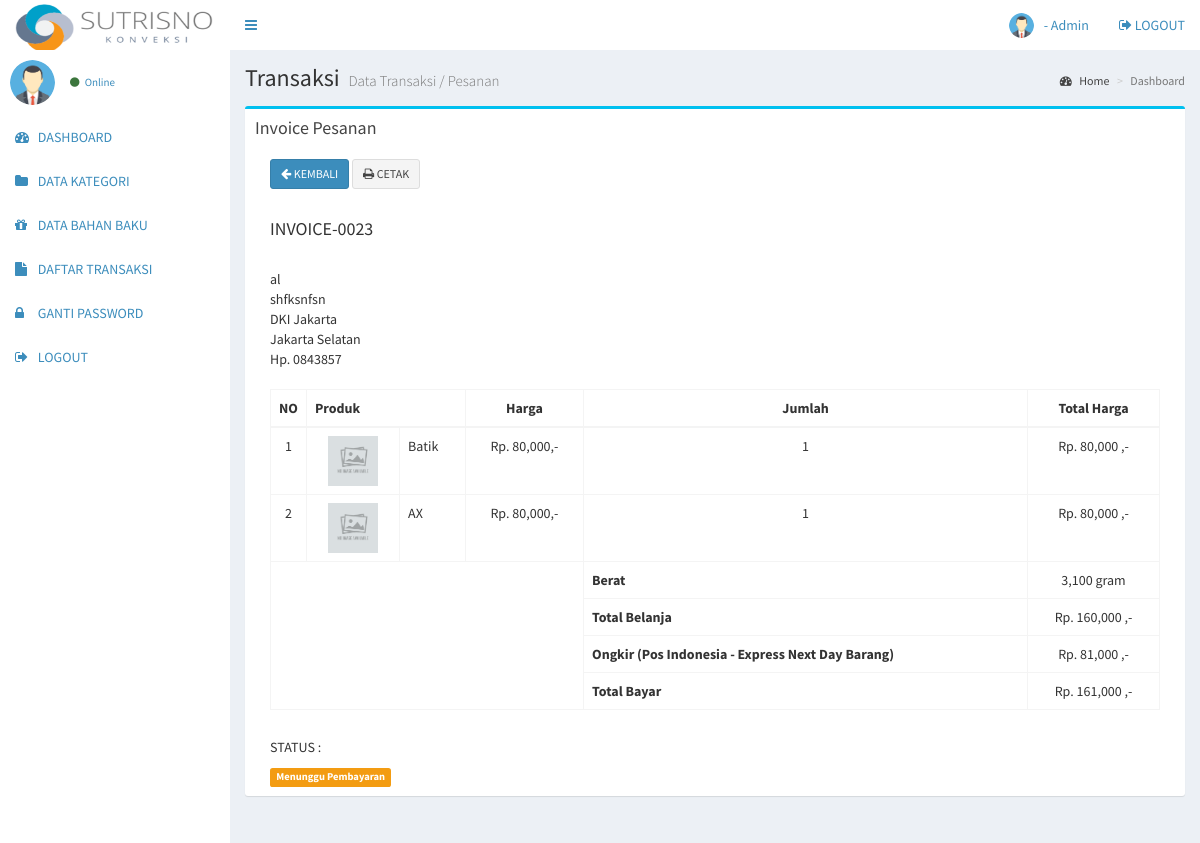
/admingudang/transaksi_invoice.php?id=23 (signed in), run on the app's committed database.
### tables this page shows
CREATE TABLE `invoice` (
  `invoice_id` int NOT NULL,
  `invoice_tanggal` date NOT NULL,
  `invoice_customer` int NOT NULL,
  `invoice_nama` varchar(255) NOT NULL,
  `invoice_hp` varchar(255) NOT NULL,
  `invoice_alamat` text NOT NULL,
  `invoice_provinsi` varchar(255) NOT NULL,
  `invoice_kabupaten` varchar(255) NOT NULL,
  `invoice_kurir` varchar(255) NOT NULL,
  `invoice_berat` int NOT NULL,
  `invoice_ongkir` int NOT NULL,
  `invoice_total_bayar` int NOT NULL,
  `invoice_status` int NOT NULL,
  `invoice_resi` varchar(255) NOT NULL,
  `invoice_bukti` text NOT NULL
);

CREATE TABLE `transaksi` (
  `transaksi_id` int NOT NULL,
  `transaksi_invoice` int NOT NULL,
  `transaksi_request` int DEFAULT NULL,
  `transaksi_produk` int DEFAULT NULL,
  `transaksi_jumlah` int NOT NULL,
  `transaksi_harga` int NOT NULL
);

CREATE TABLE `produk` (
  `produk_id` int NOT NULL,
  `produk_nama` varchar(255) NOT NULL,
  `produk_kategori` int NOT NULL,
  `produk_harga` int NOT NULL,
  `produk_keterangan` text NOT NULL,
  `produk_jumlah` int NOT NULL,
  `produk_berat` int NOT NULL,
  `produk_foto1` varchar(255) DEFAULT NULL,
  `produk_foto2` varchar(255) DEFAULT NULL,
  `produk_foto3` varchar(255) DEFAULT NULL
);

### admingudang/transaksi_invoice.php (the view)
<?php include 'header.php'; ?>
<div class="content-wrapper">
  <section class="content-header">
    <h1>
      Transaksi
      <small>Data Transaksi / Pesanan</small>
    </h1>
    <ol class="breadcrumb">
      <li><a href="#"><i class="fa fa-dashboard"></i> Home</a></li>
      <li class="active">Dashboard</li>
    </ol>
  </section>
  <section class="content">
    <div class="row">
      <section class="col-lg-12">
        <div class="box box-info">
          <div class="box-header">
            <h3 class="box-title">Invoice Pesanan</h3>
          </div>
          <div class="box-body">
           <?php
           $id_invoice = $_GET['id'];
           $invoice = mysqli_query($koneksi,"select * from invoice where invoice_id='$id_invoice' order by invoice_id desc");
           while($i = mysqli_fetch_array($invoice)){
            ?>
            <div class="col-lg-12">
              <a href="transaksi.php" class="btn btn-primary btn-sm"><i class="fa fa-arrow-left"></i> KEMBALI</a>
              <a href="transaksi_invoice_cetak.php?id=<?php echo $_GET['id'] ?>" target="_blank" class="btn btn-default btn-sm"><i class="fa fa-print"></i> CETAK</a>
              <br/>
              <br/>
              <h4>INVOICE-00<?php echo $i['invoice_id'] ?></h4>
              <br/>
              <?php echo $i['invoice_nama']; ?><br/>
              <?php echo $i['invoice_alamat']; ?><br/>
              <?php echo $i['invoice_provinsi']; ?><br/>
              <?php echo $i['invoice_kabupaten']; ?><br/>
              Hp. <?php echo $i['invoice_hp']; ?><br/>
              <br/>
              <div class="table-responsive">
                <table class="table table-bordered">
                  <thead>
                    <tr>
                      <th class="text-center" width="1%">NO</th>
                      <th colspan="2">Produk</th>
                      <th class="text-center">Harga</th>
                      <th class="text-center">Jumlah</th>
                      <th class="text-center">Total Harga</th>
                    </tr>
                  </thead>
                  <tbody>
                    <?php
                    $no = 1;
                    $total = 0;
                    $transaksi = mysqli_query($koneksi,"select * from transaksi,produk where transaksi_produk=produk_id and transaksi_invoice='$id_invoice'");
                    while($d=mysqli_fetch_array($transaksi)){
                      $total += $d['transaksi_harga'];
                      ?>
                      <tr>
                        <td class="text-center"><?php echo $no++; ?></td>
                        <td>
                          <center>
                            <?php if($d['produk_foto1'] == ""){ ?>
                              <img src="../gambar/sistem/produk.png" style="width: 50px;height: auto">
                            <?php }else{ ?>
                              <img src="../gambar/produk/<?php echo $d['produk_foto1'] ?>" style="width: 50px;height: auto">
                            <?php } ?>
                          </center>
                        </td>
                        <td><?php echo $d['produk_nama']; ?></td>
                        <td class="text-center"><?php echo "Rp. ".number_format($d['transaksi_harga']).",-"; ?></td>
                        <td class="text-center"><?php echo number_format($d['transaksi_jumlah']); ?></td>
                        <td class="text-center"><?php echo "Rp. ".number_format($d['transaksi_jumlah'] * $d['transaksi_harga'])." ,-"; ?></td>
                      </tr>
                      <?php
                    }
                    ?>
                  </tbody>
                  <tfoot>
                    <tr>
                      <td colspan="4" style="border: none"></td>
                      <th>Berat</th>
                      <td class="text-center"><?php echo number_format($i['invoice_berat']); ?> gram</td>
                    </tr>
                    <tr>
                      <td colspan="4" style="border: none"></td>
                      <th>Total Belanja</th>
                      <td class="text-center"><?php echo "Rp. ".number_format($total)." ,-"; ?></td>
                    </tr>
                    <tr>
                      <td colspan="4" style="border: none"></td>
                      <th>Ongkir (<?php echo $i['invoice_kurir'] ?>)</th>
                      <td class="text-center"><?php echo "Rp. ".number_format($i['invoice_ongkir'])." ,-"; ?></td>
                    </tr>
                    <tr>
                      <td colspan="4" style="border: none"></td>
                      <th>Total Bayar</th>
                      <td class="text-center"><?php echo "Rp. ".number_format($i['invoice_total_bayar'])." ,-"; ?></td>
                    </tr>
                  </tfoot>
                </table>
              </div>
              <h5>STATUS :</h5>
              <?php
              if($i['invoice_status'] == 0){
                echo "<span class='label label-warning'>Menunggu Pembayaran</span>";
              }elseif($i['invoice_status'] == 1){
                echo "<span class='label label-default'>Menunggu Konfirmasi</span>";
              }elseif($i['invoice_status'] == 2){
                echo "<span class='label label-danger'>Ditolak</span>";
              }elseif($i['invoice_status'] == 3){
                echo "<span class='label label-primary'>Dikonfirmasi & Sedang Diproses</span>";
              }elseif($i['invoice_status'] == 4){
                echo "<span class='label label-warning'>Dikirim</span>";
              }elseif($i['invoice_status'] == 5){
                echo "<span class='label label-success'>Selesai</span>";
              }
              ?>
            </div>
            <?php
          }
          ?>
        </div>
      </div>
    </section>
  </div>
</section>
</div>
<?php include 'footer.php'; ?>

### admingudang/header.php (shortened to what this page needs)
<!DOCTYPE html>
<html>
<head>
  <link rel="stylesheet" href="../assets/bower_components/bootstrap/dist/css/bootstrap.min.css">
  <link rel="stylesheet" href="../assets/bower_components/font-awesome/css/font-awesome.min.css">
  <link rel="stylesheet" href="../assets/bower_components/Ionicons/css/ionicons.min.css">
  <link rel="stylesheet" href="../assets/dist/css/AdminLTE.min.css">
  <link rel="stylesheet" href="../assets/bower_components/datatables.net-bs/css/dataTables.bootstrap.min.css">
  <link rel="stylesheet" href="../assets/dist/css/skins/_all-skins.min.css">
  <link rel="stylesheet" href="../assets/bower_components/morris.js/morris.css">
  <link rel="stylesheet" href="../assets/bower_components/jvectormap/jquery-jvectormap.css">
  <link rel="stylesheet" href="../assets/bower_components/bootstrap-datepicker/dist/css/bootstrap-datepicker.min.css">
  <link rel="stylesheet" href="../assets/bower_components/bootstrap-daterangepicker/daterangepicker.css">
  <link rel="stylesheet" href="../assets/plugins/bootstrap-wysihtml5/bootstrap3-wysihtml5.min.css">
  <?php
  include '../koneksi.php';
  ?>
</head>
<body class="hold-transition  sidebar-mini">
  <div class="wrapper">
    <header class="main-header">
      <a href="index.php" class="logo">
        <img src="../frontend/img/logokonveksi.png" width="200" height="50" alt="">
      </a>
      <nav class="navbar navbar-static-top">
        <a href="#" class="sidebar-toggle" data-toggle="push-menu" role="button">
        </a>
        <div class="navbar-custom-menu">
          <ul class="nav navbar-nav">
            <li class="dropdown user user-menu">
              <a href="#" class="dropdown-toggle" data-toggle="dropdown">
                <?php
                $id_admin = $_SESSION['id'];
                $profil = mysqli_query($koneksi,"select * from admin where admin_id='$id_admin'");
                $profil = mysqli_fetch_assoc($profil);
                if($profil['admin_foto'] == ""){
                  ?>
                  <img src="../gambar/sistem/user.png" class="user-image">
                <?php }else{ ?>
                  <img src="../gambar/user/<?php echo $profil['admin_foto'] ?>" class="user-image">
                <?php } ?>
                <span class="hidden-xs"><?php echo $_SESSION['nama_gudang']; ?> - Admin</span>
              </a>
            </li>
            <li>
              <a href="logout.php"><i class="fa fa-sign-out"></i> LOGOUT</a>
            </li>
          </ul>
        </div>
      </nav>
    </header>
    <aside class="main-sidebar">
      <section class="sidebar">
        <div class="user-panel">
          <div class="pull-left image">
            <?php
            $id = $_SESSION['id'];
            $profil = mysqli_query($koneksi,"select * from admin where admin_id='$id'");
            $profil = mysqli_fetch_assoc($profil);
            if($profil['admin_foto'] == ""){
              ?>
              <img src="../gambar/sistem/user.png" class="img-circle">
            <?php }else{ ?>
              <img src="../gambar/user/<?php echo $profil['admin_foto'] ?>" class="img-circle" style="max-height:45px">
            <?php } ?>
          </div>
          <div class="pull-left info">
            <a href="#"><i class="fa fa-circle text-success"></i> Online</a>
          </div>
        </div>
        <ul class="sidebar-menu" data-widget="tree">
          <li>
            <a href="index.php">
              <i class="fa fa-dashboard"></i> <span>DASHBOARD</span>
            </a>
          </li>
          <li>
            <a href="kategori.php">
              <i class="fa fa-folder"></i> <span>DATA KATEGORI</span>
            </a>
          </li>
          <li>
            <a href="produk.php">
              <i class="fa fa-gift"></i> <span>DATA BAHAN BAKU</span>
            </a>
          </li>
          <li>
            <a href="laporan.php">
              <i class="fa fa-file"></i> <span>DAFTAR TRANSAKSI</span>
            </a>
          </li>
          <li>
            <a href="gantipassword.php">
              <i class="fa fa-lock"></i> <span>GANTI PASSWORD</span>
            </a>
          </li>
          <li>
            <a href="logout.php">
              <i class="fa fa-sign-out"></i> <span>LOGOUT</span>
            </a>
          </li>
        </ul>
      </section>
    </aside>

### data on the page
invoice: invoice_id "23", invoice_nama "al", invoice_alamat "shfksnfsn", invoice_provinsi "DKI Jakarta", invoice_kabupaten "Jakarta Selatan", invoice_hp "0843857", invoice_berat "3,100", total "160,000", invoice_kurir "Pos Indonesia - Express Next Day Barang", invoice_ongkir "81,000", invoice_total_bayar "161,000", invoice_status "Menunggu Pembayaran"
transaksi: produk.produk_nama "Batik", transaksi_harga "80,000", transaksi_jumlah "1", $d['transaksi_jumlah'] * $d['transaksi_harga'] "80,000"
transaksi: produk.produk_nama "AX", transaksi_harga "80,000", transaksi_jumlah "1", $d['transaksi_jumlah'] * $d['transaksi_harga'] "80,000"
